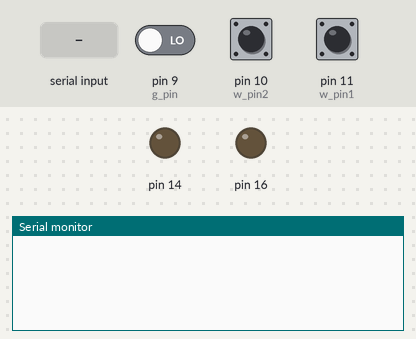
This sketch was run on a simulated Arduino Uno, built with avr-gcc and run on an emulated ATmega328P. Shown: output pins drawn as LEDs (lit = HIGH), the last lines printed to the serial monitor. Inputs (shaded band) come from the test bench; at power-on: pin 11 (w_pin1) LOW, pin 9 (g_pin) LOW, pin 10 (w_pin2) HIGH.

Above: at 1.2 s.
1.3 s: "*\n" received over Serial
At 3.4 s:
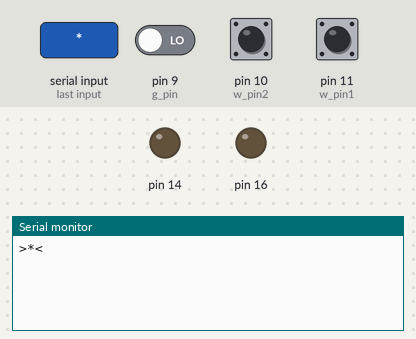
3.8 s: "0\n" received over Serial
At 5.3 s:
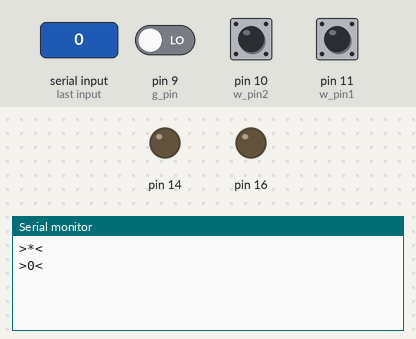
6.3 s: "#\n" received over Serial
At 8.4 s:
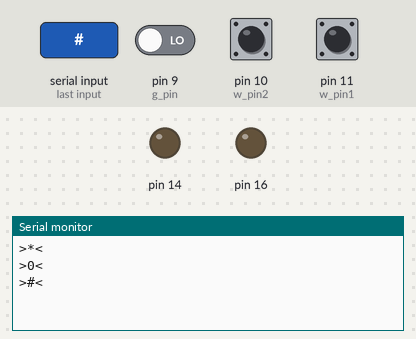
8.8 s: pin 11 (w_pin1) pulsed HIGH 2 times (0.12 s each, 0.3 s apart)
At 10.5 s:
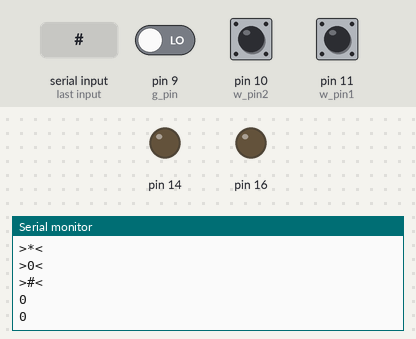

The sketch:

FeTAp-DECT.ino
```cpp
#include <Wire.h>
#include <Adafruit_MCP23017.h>

Adafruit_MCP23017 mcp;
Adafruit_MCP23017 mcp1;

const int w_pin1 = 11;
const int w_pin2 = 10;
const int g_pin = 9;

int w1_state = 0;
int w1_last_state = 0;
int w2_state = 0;
int w2_last_state = 1;

int g_state = 0;
int g_last_state = 0;

int counter = 0;

void setup() {
  Serial.begin(9600);
  mcp.begin(0);
  mcp1.begin(1);
  configurePinsWithPinMode();
  configureMCP1pinMode();

  pinMode(w_pin1, INPUT);
  pinMode(w_pin2, INPUT);
}

void loop() {
  //SERIAL CONSOLE INPUT - START
  while(Serial.available()){
    String a = Serial.readString();
    a = a.substring(0,1);
    Serial.println(">"+a+"<");
    checkSerialInput(a);
  }
  //SERIAL CONSOLE INPUT - END

  //BUTTON INPUT - START
  checkDigitalInput();
  //BUTTON INPUT - END

  //GABEL READ - START
  g_state = digitalRead(g_pin);
  if(g_state != g_last_state){
    if(g_state == HIGH){
      //Serial.println("ABGENOMMEN");
      delay(40);
      toggleMCP(4);
    }
    if(g_state == LOW){
      //Serial.println("AUFGELEGT");
      delay(40);
      toggleMCP(3);
    }
  }
  g_last_state = g_state;
  //GABEL READ - END

  // WÄHLSCHEIBE READ - START
  w1_state = digitalRead(w_pin1);
  if(w1_state != w1_last_state){
    if(w1_state == LOW){
      if(counter == 10){
        counter = 0;
      }
      Serial.println(counter);
      switch(counter){
        case 1:
            toggleMCP(6);
            break;
        case 2:
            toggleMCP(7);
            break;
        case 3:
            toggleMCP(15);
            break;
        case 4:
            toggleMCP(14);
            break;
        case 5:
            toggleMCP(13);
            break;
        case 6:
            toggleMCP(12);
            break;
        case 7:
            toggleMCP(11);
            break;
        case 8:
            toggleMCP(10);
            break;
        case 9:
            toggleMCP(8);
            break;
        case 0:
            toggleMCP(9);
            break;
      }
      counter = 0;
    }
    delay(40); //debounce
    w1_last_state = w1_state;
  }

  w2_state = digitalRead(w_pin2);
  if(w2_state != w2_last_state){
    if(w2_state == HIGH){
      counter++;
    }
    delay(40); //debounce
    w2_last_state = w2_state;
  }
  // WÄHLSCHEIBE READ - END
}

void checkDigitalInput(){
  /*
   * 8  - L
   * 9  - R
   * 10 - U
   * 11 - A
   * 12 - H
   * 13 - D
   * 14 - *
   * 15 - #
   */

  if(mcp1.digitalRead(8) == HIGH){
    delay(100);
    toggleMCP(1);
  }
  if(mcp1.digitalRead(9) == HIGH){
    delay(100);
    toggleMCP(0);
  }
  if(mcp1.digitalRead(10) == HIGH){
    delay(100);
    toggleMCP(2);
  }
  if(mcp1.digitalRead(11) == HIGH){
    delay(100);
    toggleMCP(4);
  }
  if(mcp1.digitalRead(12) == HIGH){
    delay(100);
    toggleMCP(3);
  }
  if(mcp1.digitalRead(13) == HIGH){
    delay(100);
    toggleMCP(5);
  }
  if(mcp1.digitalRead(14) == HIGH){
    delay(100);
    toggleMCP1(0);
  }
  if(mcp1.digitalRead(15) == HIGH){
    delay(100);
    toggleMCP1(1);
  }
}

void checkSerialInput(String a){
  if(a.equals("*")){
      toggleMCP1(0);
  }
  if(a.equals("0")){
      toggleMCP(9);
  }
  if(a.equals("#")){
      toggleMCP1(1);
  }
  if(a.equals("7")){
      toggleMCP(11);
  }
  if(a.equals("8")){
      toggleMCP(10);
  }
  if(a.equals("9")){
      toggleMCP(8);
  }
  if(a.equals("4")){
      toggleMCP(14);
  }
  if(a.equals("5")){
      toggleMCP(13);
  }
  if(a.equals("6")){
      toggleMCP(12);
  }
  if(a.equals("1")){
      toggleMCP(6);
  }
  if(a.equals("2")){
      toggleMCP(7);
  }
  if(a.equals("3")){
      toggleMCP(15);
  }
  if(a.equals("A")){ //ABHEBEN
      toggleMCP(4);
  }
  if(a.equals("H")){ //AUFLEGEN
      toggleMCP(3);
  }
  if(a.equals("U")){
      toggleMCP(2);
  }
  if(a.equals("D")){
      toggleMCP(5);
  }
  if(a.equals("L")){
      toggleMCP(1);
  }
  if(a.equals("R")){
      toggleMCP(0);
  }
}

void toggleMCP(int number){
  mcp.digitalWrite(number,HIGH);
  delay(100);
  mcp.digitalWrite(number,LOW);
}

void toggleMCP1(int number){
  mcp1.digitalWrite(number,HIGH);
  delay(100);
  mcp1.digitalWrite(number,LOW);
}

void configurePinsWithPinMode() {
  for(byte i = 0; i<16; i++){
    mcp.pinMode(i, OUTPUT);
  }
}

void configureMCP1pinMode(){
  mcp1.pinMode(0,OUTPUT);
  mcp1.pinMode(1,OUTPUT);

  mcp1.pinMode(8,INPUT);
  mcp1.pinMode(9,INPUT);
  mcp1.pinMode(10,INPUT);
  mcp1.pinMode(11,INPUT);
  mcp1.pinMode(12,INPUT);
  mcp1.pinMode(13,INPUT);
  mcp1.pinMode(14,INPUT);
  mcp1.pinMode(15,INPUT);
}
```

Measured:
- after the input at 1.3 s, the serial monitor: prints a new line after 1.0 s (image 1)
- after the input at 3.8 s, the serial monitor: prints a new line after 1.0 s (image 2)
- after the input at 6.3 s, the serial monitor: prints a new line after 1.0 s (image 3)
- after the input at 8.8 s, the serial monitor: prints a new line after 0.12 s (image 4)
